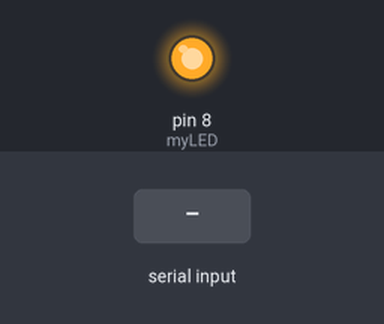
The sketch below on a simulated Arduino Uno, built with avr-gcc and run on an emulated ATmega328P. On the bench: output pins drawn as LEDs (lit = HIGH). The inputs (shaded band) are chosen by the test bench.

Above: at 1.2 s.
1.3 s: byte 90 received over Serial
At 2.1 s:
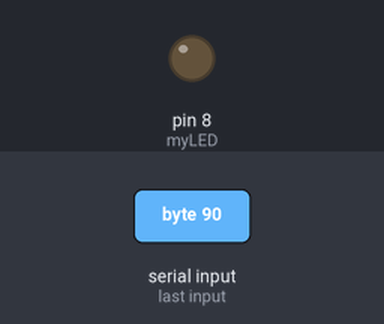
Timing chart, 0 to 7.3 s (numbered marks = the images above; inputs shaded):
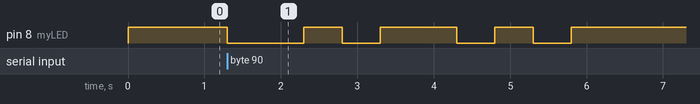

Measured:
- after the input at 1.3 s, pin 8 (myLED): HIGH → LOW at once, → HIGH 1.0 s later, → LOW 0.50 s later, → HIGH 0.50 s later, … (8 changes in this stretch)

The sketch:

transmitter_1.ino
```cpp
int myLED = 8;

void setup( ){
  pinMode ( myLED, OUTPUT);
  // put your setup code here, to run once:
  Serial.begin(9600);
}

void loop() {
  digitalWrite(myLED, HIGH);

  if (Serial.available() > 0) {
    byte recievedData = Serial.read();
    digitalWrite(myLED, LOW);
    delay(500);
    for (int i = 0; i < 8; i++) {
      digitalWrite ( myLED, bitRead(recievedData, i));
      delay ( 500);
    }
    digitalWrite(myLED, HIGH);
  }
}
```
